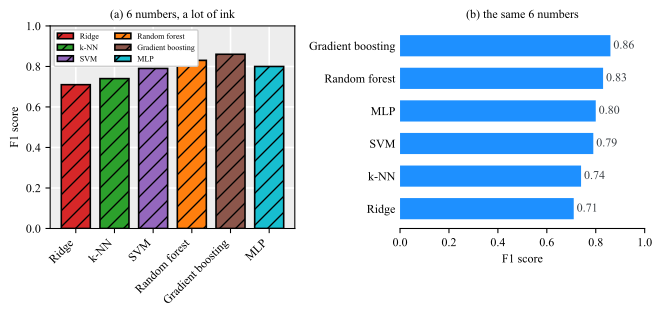

Here is the Python script that generated this plot:
# --- Match LaTeX document: Times New Roman, 10pt, textwidth=7in ---
# The same six numbers, drawn with everything a plotting library will give away for
# free and then with only the marks that carry data. Nothing was removed from the
# data between the panels; what was removed is ink that encodes nothing.
import numpy as np
import matplotlib.pyplot as plt

plt.rcParams.update({
    'font.family': 'serif',
    'font.serif': ['Times New Roman'],
    'font.size': 10,
    'axes.titlesize': 9,
    'axes.labelsize': 9,
    'xtick.labelsize': 9,
    'ytick.labelsize': 9,
    'mathtext.fontset': 'cm',
})

C_BAR = '#1E90FF'
C_TEXT = '#3A3F44'
JUNK = ['#d62728', '#2ca02c', '#9467bd', '#ff7f0e', '#8c564b', '#17becf']

models = ['Ridge', 'k-NN', 'SVM', 'Random forest', 'Gradient boosting', 'MLP']
f1 = np.array([0.71, 0.74, 0.79, 0.83, 0.86, 0.80])

fig, axes = plt.subplots(1, 2, figsize=(7.0, 3.4))

# --- (a) the default, plus every decoration the library offers ---
ax = axes[0]
ax.set_facecolor('#EDEDED')
bars = ax.bar(models, f1, color=JUNK, edgecolor='black', linewidth=1.2,
              hatch='//', width=0.75)
ax.grid(True, which='both', color='white', lw=1.2)
ax.set_axisbelow(True)
ax.set_ylim(0, 1.0)
ax.set_ylabel('F1 score')
ax.set_title('(a) 6 numbers, a lot of ink')
ax.set_xticks(np.arange(len(models)))
ax.set_xticklabels(models, rotation=45, ha='right')
# The 6 pt legend is deliberate: an unreadable legend is part of the specimen.
ax.legend(bars, models, fontsize=6, ncol=2, loc='upper left', framealpha=1.0)

# --- (b) sorted, direct-labeled, horizontal so the names read straight ---
ax = axes[1]
order = np.argsort(f1)
pos = np.arange(len(models))
ax.barh(pos, f1[order], height=0.65, color=C_BAR)
for p, v, name in zip(pos, f1[order], np.array(models)[order]):
    ax.text(v + 0.012, p, f'{v:.2f}', va='center', fontsize=9, color=C_TEXT)
ax.set_yticks(pos)
ax.set_yticklabels(np.array(models)[order])
ax.set_xlim(0, 1.0)
ax.set_xlabel('F1 score')
ax.set_title('(b) the same 6 numbers')
ax.tick_params(axis='y', length=0)
for side in ('top', 'right', 'left'):
    ax.spines[side].set_visible(False)

plt.tight_layout()

basename = 'plot_declutter'
plt.savefig(f'{basename}.pdf', bbox_inches='tight')
plt.savefig(f'{basename}.svg', bbox_inches='tight')
plt.savefig(f'{basename}.jpeg', dpi=300, bbox_inches='tight')
print(f'Saved {basename}.pdf, {basename}.svg, {basename}.jpeg')
print('models: ' + ', '.join(f'{m} {v:.2f}' for m, v in zip(models, f1)))
print('panel (a) encodes the model name three times over: x tick, bar color, legend')
